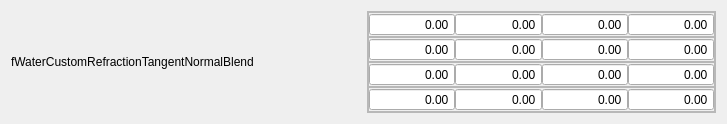
<?xml version="1.0" encoding="UTF-8"?>
<ui version="4.0">
 <class>Form</class>
 <widget class="QWidget" name="Form">
  <property name="geometry">
   <rect>
    <x>0</x>
    <y>0</y>
    <width>727</width>
    <height>108</height>
   </rect>
  </property>
  <property name="windowTitle">
   <string>Form</string>
  </property>
  <layout class="QHBoxLayout" name="horizontalLayout">
   <item>
    <widget class="QLabel" name="valName">
     <property name="minimumSize">
      <size>
       <width>225</width>
       <height>0</height>
      </size>
     </property>
     <property name="text">
      <string>fWaterCustomRefractionTangentNormalBlend</string>
     </property>
    </widget>
   </item>
   <item>
    <widget class="QFrame" name="frame">
     <property name="frameShape">
      <enum>QFrame::StyledPanel</enum>
     </property>
     <property name="frameShadow">
      <enum>QFrame::Raised</enum>
     </property>
     <layout class="QVBoxLayout" name="verticalLayout">
      <property name="spacing">
       <number>0</number>
      </property>
      <property name="leftMargin">
       <number>0</number>
      </property>
      <property name="topMargin">
       <number>0</number>
      </property>
      <property name="rightMargin">
       <number>0</number>
      </property>
      <property name="bottomMargin">
       <number>0</number>
      </property>
      <item>
       <widget class="QFrame" name="frame_2">
        <property name="frameShape">
         <enum>QFrame::StyledPanel</enum>
        </property>
        <property name="frameShadow">
         <enum>QFrame::Raised</enum>
        </property>
        <layout class="QHBoxLayout" name="horizontalLayout_2">
         <property name="spacing">
          <number>0</number>
         </property>
         <property name="leftMargin">
          <number>0</number>
         </property>
         <property name="topMargin">
          <number>0</number>
         </property>
         <property name="rightMargin">
          <number>0</number>
         </property>
         <property name="bottomMargin">
          <number>0</number>
         </property>
         <item>
          <widget class="QDoubleSpinBox" name="v00">
           <property name="alignment">
            <set>Qt::AlignRight|Qt::AlignTrailing|Qt::AlignVCenter</set>
           </property>
           <property name="buttonSymbols">
            <enum>QAbstractSpinBox::NoButtons</enum>
           </property>
           <property name="correctionMode">
            <enum>QAbstractSpinBox::CorrectToNearestValue</enum>
           </property>
           <property name="showGroupSeparator" stdset="0">
            <bool>false</bool>
           </property>
           <property name="minimum">
            <double>-10000000000000000735758738477112498397576062152177456799245857901351759143802190202050679656153088.000000000000000</double>
           </property>
           <property name="maximum">
            <double>999999999999999993220948674361627976461708441944064.000000000000000</double>
           </property>
           <property name="stepType">
            <enum>QAbstractSpinBox::DefaultStepType</enum>
           </property>
           <property name="value">
            <double>0.000000000000000</double>
           </property>
          </widget>
         </item>
         <item>
          <widget class="QDoubleSpinBox" name="v01">
           <property name="alignment">
            <set>Qt::AlignRight|Qt::AlignTrailing|Qt::AlignVCenter</set>
           </property>
           <property name="buttonSymbols">
            <enum>QAbstractSpinBox::NoButtons</enum>
           </property>
           <property name="correctionMode">
            <enum>QAbstractSpinBox::CorrectToNearestValue</enum>
           </property>
           <property name="showGroupSeparator" stdset="0">
            <bool>false</bool>
           </property>
           <property name="minimum">
            <double>-10000000000000000735758738477112498397576062152177456799245857901351759143802190202050679656153088.000000000000000</double>
           </property>
           <property name="maximum">
            <double>999999999999999993220948674361627976461708441944064.000000000000000</double>
           </property>
           <property name="stepType">
            <enum>QAbstractSpinBox::DefaultStepType</enum>
           </property>
           <property name="value">
            <double>0.000000000000000</double>
           </property>
          </widget>
         </item>
         <item>
          <widget class="QDoubleSpinBox" name="v02">
           <property name="alignment">
            <set>Qt::AlignRight|Qt::AlignTrailing|Qt::AlignVCenter</set>
           </property>
           <property name="buttonSymbols">
            <enum>QAbstractSpinBox::NoButtons</enum>
           </property>
           <property name="correctionMode">
            <enum>QAbstractSpinBox::CorrectToNearestValue</enum>
           </property>
           <property name="showGroupSeparator" stdset="0">
            <bool>false</bool>
           </property>
           <property name="minimum">
            <double>-10000000000000000735758738477112498397576062152177456799245857901351759143802190202050679656153088.000000000000000</double>
           </property>
           <property name="maximum">
            <double>999999999999999993220948674361627976461708441944064.000000000000000</double>
           </property>
           <property name="stepType">
            <enum>QAbstractSpinBox::DefaultStepType</enum>
           </property>
           <property name="value">
            <double>0.000000000000000</double>
           </property>
          </widget>
         </item>
         <item>
          <widget class="QDoubleSpinBox" name="v03">
           <property name="alignment">
            <set>Qt::AlignRight|Qt::AlignTrailing|Qt::AlignVCenter</set>
           </property>
           <property name="buttonSymbols">
            <enum>QAbstractSpinBox::NoButtons</enum>
           </property>
           <property name="correctionMode">
            <enum>QAbstractSpinBox::CorrectToNearestValue</enum>
           </property>
           <property name="showGroupSeparator" stdset="0">
            <bool>false</bool>
           </property>
           <property name="minimum">
            <double>-10000000000000000735758738477112498397576062152177456799245857901351759143802190202050679656153088.000000000000000</double>
           </property>
           <property name="maximum">
            <double>999999999999999993220948674361627976461708441944064.000000000000000</double>
           </property>
           <property name="stepType">
            <enum>QAbstractSpinBox::DefaultStepType</enum>
           </property>
           <property name="value">
            <double>0.000000000000000</double>
           </property>
          </widget>
         </item>
        </layout>
       </widget>
      </item>
      <item>
       <widget class="QFrame" name="frame_3">
        <property name="frameShape">
         <enum>QFrame::StyledPanel</enum>
        </property>
        <property name="frameShadow">
         <enum>QFrame::Raised</enum>
        </property>
        <layout class="QHBoxLayout" name="horizontalLayout_3">
         <property name="spacing">
          <number>0</number>
         </property>
         <property name="leftMargin">
          <number>0</number>
         </property>
         <property name="topMargin">
          <number>0</number>
         </property>
         <property name="rightMargin">
          <number>0</number>
         </property>
         <property name="bottomMargin">
          <number>0</number>
         </property>
         <item>
          <widget class="QDoubleSpinBox" name="v10">
           <property name="alignment">
            <set>Qt::AlignRight|Qt::AlignTrailing|Qt::AlignVCenter</set>
           </property>
           <property name="buttonSymbols">
            <enum>QAbstractSpinBox::NoButtons</enum>
           </property>
           <property name="correctionMode">
            <enum>QAbstractSpinBox::CorrectToNearestValue</enum>
           </property>
           <property name="showGroupSeparator" stdset="0">
            <bool>false</bool>
           </property>
           <property name="minimum">
            <double>-10000000000000000735758738477112498397576062152177456799245857901351759143802190202050679656153088.000000000000000</double>
           </property>
           <property name="maximum">
            <double>999999999999999993220948674361627976461708441944064.000000000000000</double>
           </property>
           <property name="stepType">
            <enum>QAbstractSpinBox::DefaultStepType</enum>
           </property>
           <property name="value">
            <double>0.000000000000000</double>
           </property>
          </widget>
         </item>
         <item>
          <widget class="QDoubleSpinBox" name="v11">
           <property name="alignment">
            <set>Qt::AlignRight|Qt::AlignTrailing|Qt::AlignVCenter</set>
           </property>
           <property name="buttonSymbols">
            <enum>QAbstractSpinBox::NoButtons</enum>
           </property>
           <property name="correctionMode">
            <enum>QAbstractSpinBox::CorrectToNearestValue</enum>
           </property>
           <property name="showGroupSeparator" stdset="0">
            <bool>false</bool>
           </property>
           <property name="minimum">
            <double>-10000000000000000735758738477112498397576062152177456799245857901351759143802190202050679656153088.000000000000000</double>
           </property>
           <property name="maximum">
            <double>999999999999999993220948674361627976461708441944064.000000000000000</double>
           </property>
           <property name="stepType">
            <enum>QAbstractSpinBox::DefaultStepType</enum>
           </property>
           <property name="value">
            <double>0.000000000000000</double>
           </property>
          </widget>
         </item>
         <item>
          <widget class="QDoubleSpinBox" name="v12">
           <property name="alignment">
            <set>Qt::AlignRight|Qt::AlignTrailing|Qt::AlignVCenter</set>
           </property>
           <property name="buttonSymbols">
            <enum>QAbstractSpinBox::NoButtons</enum>
           </property>
           <property name="correctionMode">
            <enum>QAbstractSpinBox::CorrectToNearestValue</enum>
           </property>
           <property name="showGroupSeparator" stdset="0">
            <bool>false</bool>
           </property>
           <property name="minimum">
            <double>-10000000000000000735758738477112498397576062152177456799245857901351759143802190202050679656153088.000000000000000</double>
           </property>
           <property name="maximum">
            <double>999999999999999993220948674361627976461708441944064.000000000000000</double>
           </property>
           <property name="stepType">
            <enum>QAbstractSpinBox::DefaultStepType</enum>
           </property>
           <property name="value">
            <double>0.000000000000000</double>
           </property>
          </widget>
         </item>
         <item>
          <widget class="QDoubleSpinBox" name="v13">
           <property name="alignment">
            <set>Qt::AlignRight|Qt::AlignTrailing|Qt::AlignVCenter</set>
           </property>
           <property name="buttonSymbols">
            <enum>QAbstractSpinBox::NoButtons</enum>
           </property>
           <property name="correctionMode">
            <enum>QAbstractSpinBox::CorrectToNearestValue</enum>
           </property>
           <property name="showGroupSeparator" stdset="0">
            <bool>false</bool>
           </property>
           <property name="minimum">
            <double>-10000000000000000735758738477112498397576062152177456799245857901351759143802190202050679656153088.000000000000000</double>
           </property>
           <property name="maximum">
            <double>999999999999999993220948674361627976461708441944064.000000000000000</double>
           </property>
           <property name="stepType">
            <enum>QAbstractSpinBox::DefaultStepType</enum>
           </property>
           <property name="value">
            <double>0.000000000000000</double>
           </property>
          </widget>
         </item>
        </layout>
       </widget>
      </item>
      <item>
       <widget class="QFrame" name="frame_4">
        <property name="frameShape">
         <enum>QFrame::StyledPanel</enum>
        </property>
        <property name="frameShadow">
         <enum>QFrame::Raised</enum>
        </property>
        <layout class="QHBoxLayout" name="horizontalLayout_4">
         <property name="spacing">
          <number>0</number>
         </property>
         <property name="leftMargin">
          <number>0</number>
         </property>
         <property name="topMargin">
          <number>0</number>
         </property>
         <property name="rightMargin">
          <number>0</number>
         </property>
         <property name="bottomMargin">
          <number>0</number>
         </property>
         <item>
          <widget class="QDoubleSpinBox" name="v20">
           <property name="alignment">
            <set>Qt::AlignRight|Qt::AlignTrailing|Qt::AlignVCenter</set>
           </property>
           <property name="buttonSymbols">
            <enum>QAbstractSpinBox::NoButtons</enum>
           </property>
           <property name="correctionMode">
            <enum>QAbstractSpinBox::CorrectToNearestValue</enum>
           </property>
           <property name="showGroupSeparator" stdset="0">
            <bool>false</bool>
           </property>
           <property name="minimum">
            <double>-10000000000000000735758738477112498397576062152177456799245857901351759143802190202050679656153088.000000000000000</double>
           </property>
           <property name="maximum">
            <double>999999999999999993220948674361627976461708441944064.000000000000000</double>
           </property>
           <property name="stepType">
            <enum>QAbstractSpinBox::DefaultStepType</enum>
           </property>
           <property name="value">
            <double>0.000000000000000</double>
           </property>
          </widget>
         </item>
         <item>
          <widget class="QDoubleSpinBox" name="v21">
           <property name="alignment">
            <set>Qt::AlignRight|Qt::AlignTrailing|Qt::AlignVCenter</set>
           </property>
           <property name="buttonSymbols">
            <enum>QAbstractSpinBox::NoButtons</enum>
           </property>
           <property name="correctionMode">
            <enum>QAbstractSpinBox::CorrectToNearestValue</enum>
           </property>
           <property name="showGroupSeparator" stdset="0">
            <bool>false</bool>
           </property>
           <property name="minimum">
            <double>-10000000000000000735758738477112498397576062152177456799245857901351759143802190202050679656153088.000000000000000</double>
           </property>
           <property name="maximum">
            <double>999999999999999993220948674361627976461708441944064.000000000000000</double>
           </property>
           <property name="stepType">
            <enum>QAbstractSpinBox::DefaultStepType</enum>
           </property>
           <property name="value">
            <double>0.000000000000000</double>
           </property>
          </widget>
         </item>
         <item>
          <widget class="QDoubleSpinBox" name="v22">
           <property name="alignment">
            <set>Qt::AlignRight|Qt::AlignTrailing|Qt::AlignVCenter</set>
           </property>
           <property name="buttonSymbols">
            <enum>QAbstractSpinBox::NoButtons</enum>
           </property>
           <property name="correctionMode">
            <enum>QAbstractSpinBox::CorrectToNearestValue</enum>
           </property>
           <property name="showGroupSeparator" stdset="0">
            <bool>false</bool>
           </property>
           <property name="minimum">
            <double>-10000000000000000735758738477112498397576062152177456799245857901351759143802190202050679656153088.000000000000000</double>
           </property>
           <property name="maximum">
            <double>999999999999999993220948674361627976461708441944064.000000000000000</double>
           </property>
           <property name="stepType">
            <enum>QAbstractSpinBox::DefaultStepType</enum>
           </property>
           <property name="value">
            <double>0.000000000000000</double>
           </property>
          </widget>
         </item>
         <item>
          <widget class="QDoubleSpinBox" name="v23">
           <property name="alignment">
            <set>Qt::AlignRight|Qt::AlignTrailing|Qt::AlignVCenter</set>
           </property>
           <property name="buttonSymbols">
            <enum>QAbstractSpinBox::NoButtons</enum>
           </property>
           <property name="correctionMode">
            <enum>QAbstractSpinBox::CorrectToNearestValue</enum>
           </property>
           <property name="showGroupSeparator" stdset="0">
            <bool>false</bool>
           </property>
           <property name="minimum">
            <double>-10000000000000000735758738477112498397576062152177456799245857901351759143802190202050679656153088.000000000000000</double>
           </property>
           <property name="maximum">
            <double>999999999999999993220948674361627976461708441944064.000000000000000</double>
           </property>
           <property name="stepType">
            <enum>QAbstractSpinBox::DefaultStepType</enum>
           </property>
           <property name="value">
            <double>0.000000000000000</double>
           </property>
          </widget>
         </item>
        </layout>
       </widget>
      </item>
      <item>
       <widget class="QFrame" name="frame_5">
        <property name="frameShape">
         <enum>QFrame::StyledPanel</enum>
        </property>
        <property name="frameShadow">
         <enum>QFrame::Raised</enum>
        </property>
        <layout class="QHBoxLayout" name="horizontalLayout_5">
         <property name="spacing">
          <number>0</number>
         </property>
         <property name="leftMargin">
          <number>0</number>
         </property>
         <property name="topMargin">
          <number>0</number>
         </property>
         <property name="rightMargin">
          <number>0</number>
         </property>
         <property name="bottomMargin">
          <number>0</number>
         </property>
         <item>
          <widget class="QDoubleSpinBox" name="v30">
           <property name="alignment">
            <set>Qt::AlignRight|Qt::AlignTrailing|Qt::AlignVCenter</set>
           </property>
           <property name="buttonSymbols">
            <enum>QAbstractSpinBox::NoButtons</enum>
           </property>
           <property name="correctionMode">
            <enum>QAbstractSpinBox::CorrectToNearestValue</enum>
           </property>
           <property name="showGroupSeparator" stdset="0">
            <bool>false</bool>
           </property>
           <property name="minimum">
            <double>-10000000000000000735758738477112498397576062152177456799245857901351759143802190202050679656153088.000000000000000</double>
           </property>
           <property name="maximum">
            <double>999999999999999993220948674361627976461708441944064.000000000000000</double>
           </property>
           <property name="stepType">
            <enum>QAbstractSpinBox::DefaultStepType</enum>
           </property>
           <property name="value">
            <double>0.000000000000000</double>
           </property>
          </widget>
         </item>
         <item>
          <widget class="QDoubleSpinBox" name="v31">
           <property name="alignment">
            <set>Qt::AlignRight|Qt::AlignTrailing|Qt::AlignVCenter</set>
           </property>
           <property name="buttonSymbols">
            <enum>QAbstractSpinBox::NoButtons</enum>
           </property>
           <property name="correctionMode">
            <enum>QAbstractSpinBox::CorrectToNearestValue</enum>
           </property>
           <property name="showGroupSeparator" stdset="0">
            <bool>false</bool>
           </property>
           <property name="minimum">
            <double>-10000000000000000735758738477112498397576062152177456799245857901351759143802190202050679656153088.000000000000000</double>
           </property>
           <property name="maximum">
            <double>999999999999999993220948674361627976461708441944064.000000000000000</double>
           </property>
           <property name="stepType">
            <enum>QAbstractSpinBox::DefaultStepType</enum>
           </property>
           <property name="value">
            <double>0.000000000000000</double>
           </property>
          </widget>
         </item>
         <item>
          <widget class="QDoubleSpinBox" name="v32">
           <property name="alignment">
            <set>Qt::AlignRight|Qt::AlignTrailing|Qt::AlignVCenter</set>
           </property>
           <property name="buttonSymbols">
            <enum>QAbstractSpinBox::NoButtons</enum>
           </property>
           <property name="correctionMode">
            <enum>QAbstractSpinBox::CorrectToNearestValue</enum>
           </property>
           <property name="showGroupSeparator" stdset="0">
            <bool>false</bool>
           </property>
           <property name="minimum">
            <double>-10000000000000000735758738477112498397576062152177456799245857901351759143802190202050679656153088.000000000000000</double>
           </property>
           <property name="maximum">
            <double>999999999999999993220948674361627976461708441944064.000000000000000</double>
           </property>
           <property name="stepType">
            <enum>QAbstractSpinBox::DefaultStepType</enum>
           </property>
           <property name="value">
            <double>0.000000000000000</double>
           </property>
          </widget>
         </item>
         <item>
          <widget class="QDoubleSpinBox" name="v33">
           <property name="alignment">
            <set>Qt::AlignRight|Qt::AlignTrailing|Qt::AlignVCenter</set>
           </property>
           <property name="buttonSymbols">
            <enum>QAbstractSpinBox::NoButtons</enum>
           </property>
           <property name="correctionMode">
            <enum>QAbstractSpinBox::CorrectToNearestValue</enum>
           </property>
           <property name="showGroupSeparator" stdset="0">
            <bool>false</bool>
           </property>
           <property name="minimum">
            <double>-10000000000000000735758738477112498397576062152177456799245857901351759143802190202050679656153088.000000000000000</double>
           </property>
           <property name="maximum">
            <double>999999999999999993220948674361627976461708441944064.000000000000000</double>
           </property>
           <property name="stepType">
            <enum>QAbstractSpinBox::DefaultStepType</enum>
           </property>
           <property name="value">
            <double>0.000000000000000</double>
           </property>
          </widget>
         </item>
        </layout>
       </widget>
      </item>
     </layout>
    </widget>
   </item>
  </layout>
 </widget>
 <resources/>
 <connections/>
</ui>
